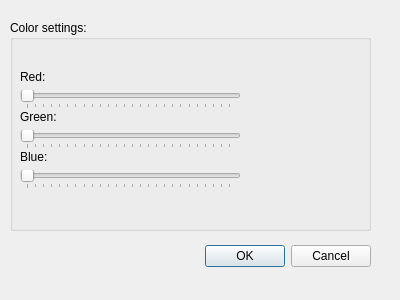
<?xml version="1.0" encoding="UTF-8"?>
<ui version="4.0">
 <class>Dialog</class>
 <widget class="QDialog" name="Dialog">
  <property name="geometry">
   <rect>
    <x>0</x>
    <y>0</y>
    <width>400</width>
    <height>300</height>
   </rect>
  </property>
  <property name="windowTitle">
   <string>Dialog</string>
  </property>
  <widget class="QDialogButtonBox" name="buttonBox">
   <property name="geometry">
    <rect>
     <x>30</x>
     <y>240</y>
     <width>341</width>
     <height>32</height>
    </rect>
   </property>
   <property name="orientation">
    <enum>Qt::Horizontal</enum>
   </property>
   <property name="standardButtons">
    <set>QDialogButtonBox::Cancel|QDialogButtonBox::Ok</set>
   </property>
  </widget>
  <widget class="QGroupBox" name="groupBox">
   <property name="geometry">
    <rect>
     <x>10</x>
     <y>20</y>
     <width>361</width>
     <height>211</height>
    </rect>
   </property>
   <property name="title">
    <string>Color settings:</string>
   </property>
   <widget class="QLabel" name="label">
    <property name="geometry">
     <rect>
      <x>10</x>
      <y>50</y>
      <width>46</width>
      <height>13</height>
     </rect>
    </property>
    <property name="text">
     <string>Red:</string>
    </property>
   </widget>
   <widget class="QLabel" name="label_2">
    <property name="geometry">
     <rect>
      <x>10</x>
      <y>90</y>
      <width>46</width>
      <height>13</height>
     </rect>
    </property>
    <property name="text">
     <string>Green:</string>
    </property>
   </widget>
   <widget class="QLabel" name="label_3">
    <property name="geometry">
     <rect>
      <x>10</x>
      <y>130</y>
      <width>46</width>
      <height>13</height>
     </rect>
    </property>
    <property name="text">
     <string>Blue:</string>
    </property>
   </widget>
   <widget class="QSlider" name="redSlider">
    <property name="geometry">
     <rect>
      <x>10</x>
      <y>70</y>
      <width>221</width>
      <height>19</height>
     </rect>
    </property>
    <property name="maximum">
     <number>255</number>
    </property>
    <property name="orientation">
     <enum>Qt::Horizontal</enum>
    </property>
    <property name="tickPosition">
     <enum>QSlider::TicksBelow</enum>
    </property>
   </widget>
   <widget class="QSlider" name="greenSlider">
    <property name="geometry">
     <rect>
      <x>10</x>
      <y>110</y>
      <width>221</width>
      <height>19</height>
     </rect>
    </property>
    <property name="maximum">
     <number>255</number>
    </property>
    <property name="orientation">
     <enum>Qt::Horizontal</enum>
    </property>
    <property name="tickPosition">
     <enum>QSlider::TicksBelow</enum>
    </property>
   </widget>
   <widget class="QSlider" name="blueSlider">
    <property name="geometry">
     <rect>
      <x>10</x>
      <y>150</y>
      <width>221</width>
      <height>19</height>
     </rect>
    </property>
    <property name="maximum">
     <number>255</number>
    </property>
    <property name="orientation">
     <enum>Qt::Horizontal</enum>
    </property>
    <property name="tickPosition">
     <enum>QSlider::TicksBelow</enum>
    </property>
   </widget>
  </widget>
 </widget>
 <resources/>
 <connections>
  <connection>
   <sender>buttonBox</sender>
   <signal>accepted()</signal>
   <receiver>Dialog</receiver>
   <slot>accept()</slot>
   <hints>
    <hint type="sourcelabel">
     <x>248</x>
     <y>254</y>
    </hint>
    <hint type="destinationlabel">
     <x>157</x>
     <y>274</y>
    </hint>
   </hints>
  </connection>
  <connection>
   <sender>buttonBox</sender>
   <signal>rejected()</signal>
   <receiver>Dialog</receiver>
   <slot>reject()</slot>
   <hints>
    <hint type="sourcelabel">
     <x>316</x>
     <y>260</y>
    </hint>
    <hint type="destinationlabel">
     <x>286</x>
     <y>274</y>
    </hint>
   </hints>
  </connection>
  <connection>
   <sender>redSlider</sender>
   <signal>valueChanged(int)</signal>
   <receiver>Dialog</receiver>
   <slot>changeColor(int)</slot>
   <hints>
    <hint type="sourcelabel">
     <x>165</x>
     <y>99</y>
    </hint>
    <hint type="destinationlabel">
     <x>387</x>
     <y>85</y>
    </hint>
   </hints>
  </connection>
  <connection>
   <sender>greenSlider</sender>
   <signal>valueChanged(int)</signal>
   <receiver>Dialog</receiver>
   <slot>changeColor(int)</slot>
   <hints>
    <hint type="sourcelabel">
     <x>211</x>
     <y>138</y>
    </hint>
    <hint type="destinationlabel">
     <x>385</x>
     <y>122</y>
    </hint>
   </hints>
  </connection>
  <connection>
   <sender>blueSlider</sender>
   <signal>valueChanged(int)</signal>
   <receiver>Dialog</receiver>
   <slot>changeColor(int)</slot>
   <hints>
    <hint type="sourcelabel">
     <x>225</x>
     <y>176</y>
    </hint>
    <hint type="destinationlabel">
     <x>386</x>
     <y>159</y>
    </hint>
   </hints>
  </connection>
 </connections>
 <slots>
  <slot>changeColor(int)</slot>
 </slots>
</ui>
